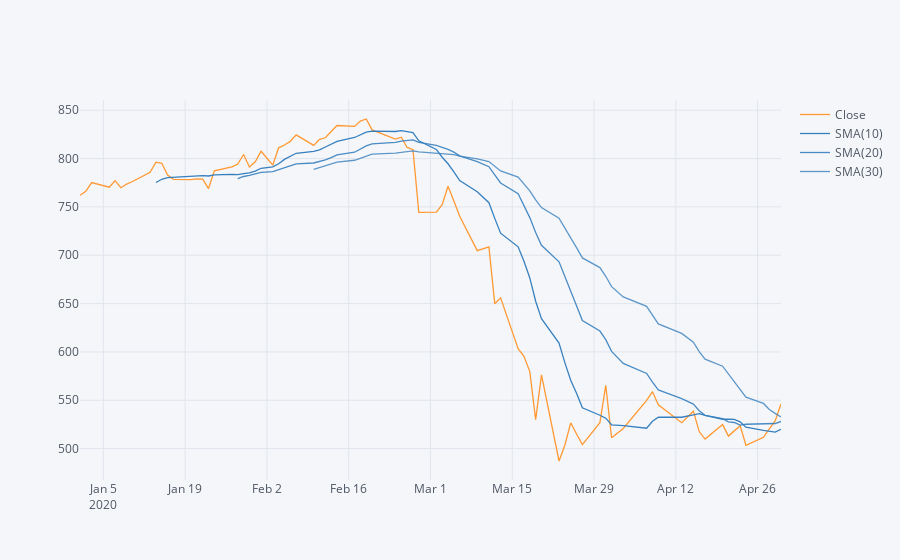

Notebook cell for this chart:
### Markdown cell above
** Use .ta_plot(study='sma') to create a Simple Moving Averages plot of Tech Mahindra**

### Code cell
IT_stocks['TECHM']['Close'].ta_plot(study='sma',periods=[10,20,30],title='Simple Moving Averages')
